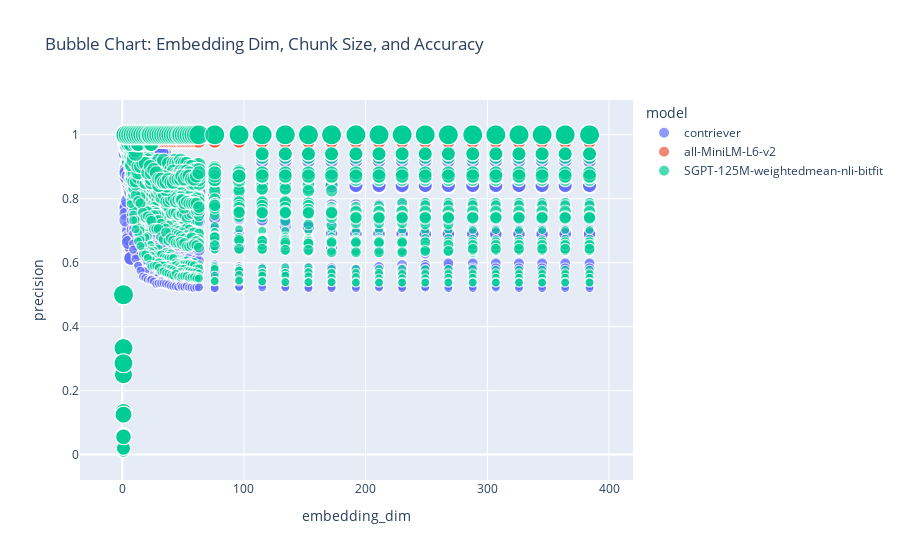

Notebook cell for this chart:
### Code cell
import plotly.express as px

fig = px.scatter(df, x='embedding_dim', y='precision', size='chunk_size', color='model',
                 labels={'accuracy': 'Accuracy'},
                 title='Bubble Chart: Embedding Dim, Chunk Size, and Accuracy')
fig.show()

### Figure 1 — Plotly figure (JSON) as saved in the notebook; plotly's stock layout.template omitted (floating-point values rounded to 4 significant figures; data arrays with more than 128 entries replaced by an {"elided": "..."} marker saying what was removed)
{"data": [{"hovertemplate": "model=contriever<br>embedding_dim=%{x}<br>precision=%{y}<br>chunk_size=%{marker.size}<extra></extra>", "legendgroup": "contriever", "marker": {"color": "#636efa", "size": {"elided": "5400 int values"}, "sizemode": "area", "sizeref": 1.25, "symbol": "circle"}, "mode": "markers", "name": "contriever", "showlegend": true, "type": "scattergl", "x": {"elided": "5400 int values"}, "xaxis": "x", "y": {"elided": "5400 float values"}, "yaxis": "y"}, {"hovertemplate": "model=all-MiniLM-L6-v2<br>embedding_dim=%{x}<br>precision=%{y}<br>chunk_size=%{marker.size}<extra></extra>", "legendgroup": "all-MiniLM-L6-v2", "marker": {"color": "#EF553B", "size": {"elided": "5400 int values"}, "sizemode": "area", "sizeref": 1.25, "symbol": "circle"}, "mode": "markers", "name": "all-MiniLM-L6-v2", "showlegend": true, "type": "scattergl", "x": {"elided": "5400 int values"}, "xaxis": "x", "y": {"elided": "5400 float values"}, "yaxis": "y"}, {"hovertemplate": "model=SGPT-125M-weightedmean-nli-bitfit<br>embedding_dim=%{x}<br>precision=%{y}<br>chunk_size=%{marker.size}<extra></extra>", "legendgroup": "SGPT-125M-weightedmean-nli-bitfit", "marker": {"color": "#00cc96", "size": {"elided": "5400 int values"}, "sizemode": "area", "sizeref": 1.25, "symbol": "circle"}, "mode": "markers", "name": "SGPT-125M-weightedmean-nli-bitfit", "showlegend": true, "type": "scattergl", "x": {"elided": "5400 int values"}, "xaxis": "x", "y": {"elided": "5400 float values"}, "yaxis": "y"}], "layout": {"legend": {"itemsizing": "constant", "title": {"text": "model"}, "tracegroupgap": 0}, "title": {"text": "Bubble Chart: Embedding Dim, Chunk Size, and Accuracy"}, "xaxis": {"anchor": "y", "domain": [0, 1], "title": {"text": "embedding_dim"}}, "yaxis": {"anchor": "x", "domain": [0, 1], "title": {"text": "precision"}}}}
